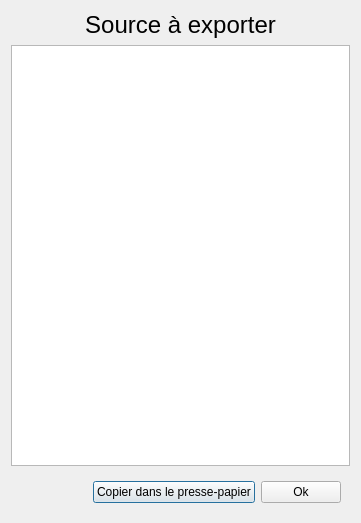
<?xml version="1.0" encoding="UTF-8"?>
<ui version="4.0">
 <class>Show_source</class>
 <widget class="QDialog" name="Show_source">
  <property name="geometry">
   <rect>
    <x>0</x>
    <y>0</y>
    <width>361</width>
    <height>523</height>
   </rect>
  </property>
  <property name="windowTitle">
   <string>Dialog</string>
  </property>
  <layout class="QVBoxLayout" name="verticalLayout">
   <item>
    <widget class="QLabel" name="label">
     <property name="font">
      <font>
       <pointsize>18</pointsize>
       <weight>50</weight>
       <bold>false</bold>
      </font>
     </property>
     <property name="text">
      <string>Source à exporter</string>
     </property>
     <property name="alignment">
      <set>Qt::AlignCenter</set>
     </property>
    </widget>
   </item>
   <item>
    <widget class="QTextEdit" name="text_source"/>
   </item>
   <item>
    <widget class="QFrame" name="frame">
     <property name="frameShape">
      <enum>QFrame::NoFrame</enum>
     </property>
     <property name="frameShadow">
      <enum>QFrame::Raised</enum>
     </property>
     <layout class="QHBoxLayout" name="horizontalLayout">
      <item>
       <spacer name="horizontalSpacer">
        <property name="orientation">
         <enum>Qt::Horizontal</enum>
        </property>
        <property name="sizeHint" stdset="0">
         <size>
          <width>40</width>
          <height>20</height>
         </size>
        </property>
       </spacer>
      </item>
      <item>
       <widget class="QPushButton" name="toClipboard_button">
        <property name="text">
         <string>Copier dans le presse-papier</string>
        </property>
       </widget>
      </item>
      <item>
       <widget class="QPushButton" name="ok_button">
        <property name="text">
         <string>Ok</string>
        </property>
       </widget>
      </item>
     </layout>
    </widget>
   </item>
  </layout>
 </widget>
 <resources/>
 <connections/>
</ui>
